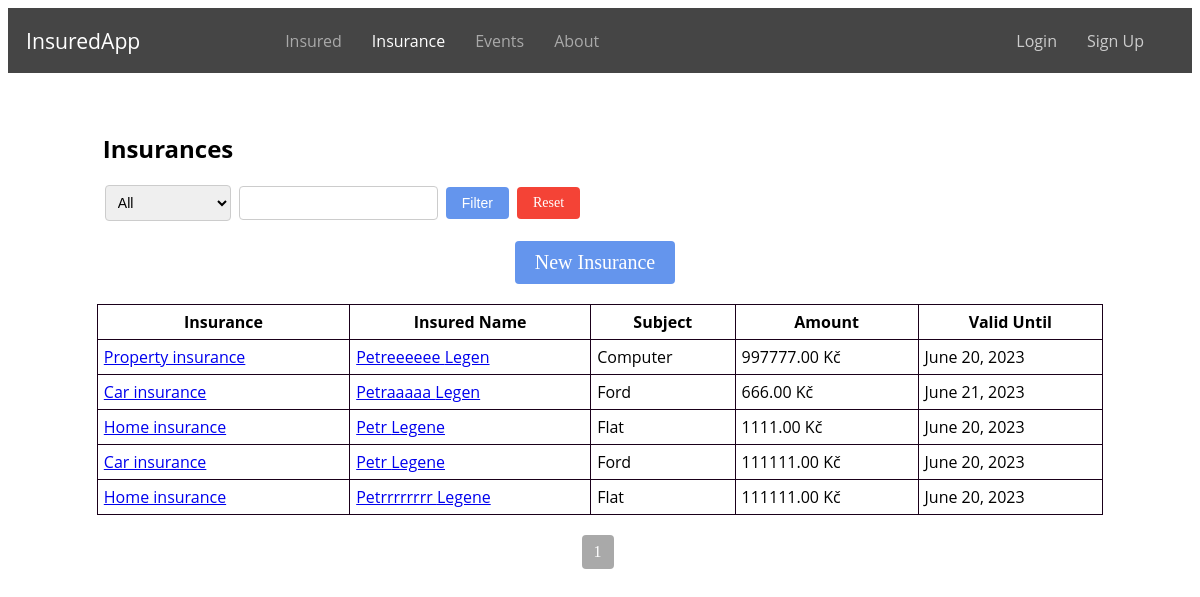
Before: /insurances/ with the older database file.
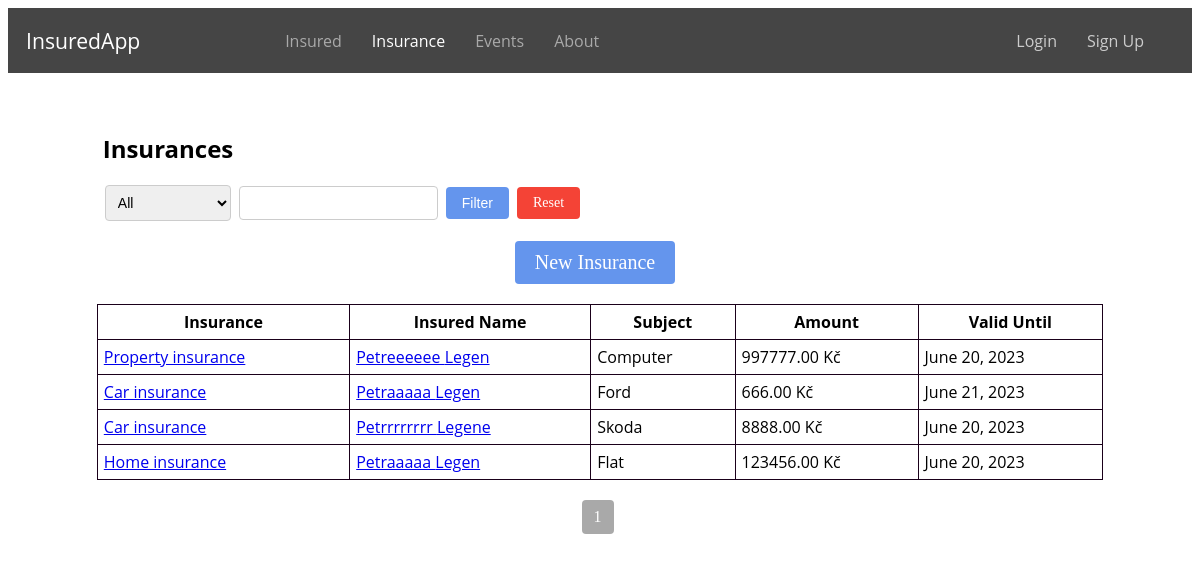
After: the same page with the newer database file.
### evidence/models.py (models this page shows, shortened)
class Insurance(models.Model):
    INSURANCE_TYPE = (
        ('home', 'Home insurance'),
        ('car', 'Car insurance'),
        ('property', 'Property insurance'),
    )
    insurance = models.ManyToManyField(Insured, related_name='insurance')
    type = models.CharField(max_length=32, choices=INSURANCE_TYPE)
    subject = models.CharField(max_length=32)
    amount = models.DecimalField(max_digits=10, decimal_places=2)
    valid_from = models.DateField()
    valid_until = models.DateField()
    class Meta:
        ordering = ['id']

class Insured(models.Model):
    user = models.ForeignKey(User, on_delete=models.CASCADE, related_name='insured', null=True, blank=True)
    first_name = models.CharField(max_length=100)
    profile_photo = models.ImageField(upload_to='profile_photos', blank=True, null=True)
    last_name = models.CharField(max_length=100)
    email = models.EmailField()
    role = models.CharField(max_length=20, choices=RoleEnum.choices(), null=True)
    street = models.CharField(max_length=100)
    city = models.CharField(max_length=64)
    zipcode = models.CharField(max_length=16)
    phone = models.CharField(max_length=16)
    is_policyholder = models.BooleanField(default=False)
    class Meta:
        ordering = ['id']

### evidence/views.py (the view, shortened to what this page needs)
# urls.py: path('insurances/', views.insurances, name='insurances'),
def insurances(request):
    filter_by = request.GET.get('filter_by')
    keyword = request.GET.get('keyword')
    insurance_objects = Insurance.objects.all()
    for insurance in insurance_objects:
        insured_names = [f"{insured.first_name} {insured.last_name}" for insured in insurance.insurance.all()]
        insurance.insured_names = ", ".join(insured_names)
    paginator = Paginator(insurance_objects, 7)
    page_number = request.GET.get('page')
    insurances = paginator.get_page(page_number)
    return render(request, 'insurances.html', {'insurances': insurances, 'page_obj': insurances})

### evidence/templates/insurances.html (shortened to what this page needs)
{% extends 'base.html' %}
{% block content %}
  <h2 class="insurances-h">Insurances</h2>
  <div class="filter-container">
    <form method="GET" class="filter-form">
        <select name="filter_by">
            <option value="" {% if not request.GET.filter_by %}selected{% endif %}>All</option>
        </select>
        <input type="text" name="keyword" value="{{ request.GET.keyword }}">
        <button type="submit" class="filter-button">Filter</button>
        <a href="{% url 'insurances' %}" class="reset-filter-button">Reset</a>
    </form>
    </div>
  <div class="main-buttons">
        <a href="{% url 'new_insurance' %}" class="button button-add">New Insurance</a>
  </div>
  <table class="insurances-table">
    <thead>
      <tr>
        <th>Insurance</th>
        <th>Insured Name</th>
        <th>Subject</th>
        <th>Amount</th>
        <th>Valid Until</th>
      </tr>
    </thead>
    <tbody>
      {% for insurance in page_obj %}
        <tr>
          <td><a href="{% url 'insurance_detail' insurance_id=insurance.id %}">{{ insurance.get_type_display }}</a></td>
          <td>
            {% for insured in insurance.insurance.all %}
            {% if not insured.is_policyholder %}
            <a href="{% url 'insured_detail' insured_id=insured.id %}">{{ insured.first_name }} {{ insured.last_name }}
              {% endif %}
            </a>
            {% endfor %}
          </td>
          <td>{{ insurance.subject }}</td>
          <td>{{ insurance.amount }} Kč</td>
          <td>{{ insurance.valid_until }}</td>
        </tr>
      {% endfor %}
    </tbody>
  </table>
  <div class="pagination">
    <span class="current-page">{{ page_obj.number }}</span>
  </div>
{% endblock %}

Changed rows visible on the page:
removed Insurance: type "Home insurance", subject "Flat", amount "1111.00", valid_until "June 20, 2023"
no longer on this page (row unchanged): Insured: first_name "Petr", last_name "Legene"
removed Insurance: type "Car insurance", subject "Ford", amount "111111.00", valid_until "June 20, 2023"
removed Insurance: type "Home insurance", subject "Flat", amount "111111.00", valid_until "June 20, 2023", Insured (first_name "Petrrrrrrrr", last_name "Legene")
added Insurance: type "Car insurance", subject "Skoda", amount "8888.00", valid_until "June 20, 2023", Insured (first_name "Petrrrrrrrr", last_name "Legene")
added Insurance: type "Home insurance", subject "Flat", amount "123456.00", valid_until "June 20, 2023", Insured (first_name "Petraaaaa", last_name "Legen")
